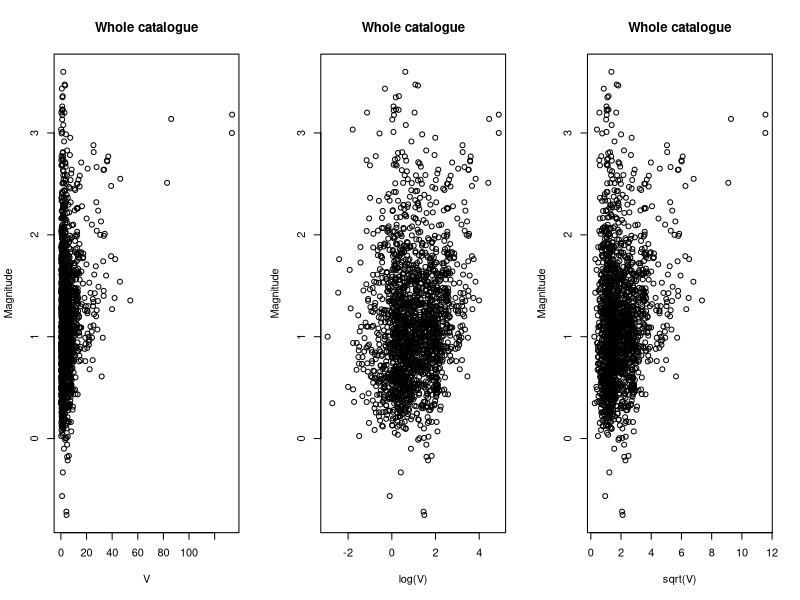

R code for this plot: (Note: this script raises an error after producing the figure.)
geophones <- read.csv("Data/Geophones/Geophones_processed_03-07-2024.csv", header=T, row.names = 1)
gron_eq_cat <- read.csv("Data/Events/gr_earthquakes_after_geophone_start_20240104.csv", header=T, row.names = 1)

#Functions for third distance calculations

euclid_dist<- function(eq_locations, geo_coords){
  dist <- apply(eq_locations, 1, function(x,z){sqrt(((x[[1]]-z[[1]])/1000)^2+((x[[2]]-z[[2]])/1000)^2)}, z=geo_coords)
  return(dist)
}

geo_current <- function(geophones, date){
  indices_current <- which(geophones$Start_date <= date & geophones$End_date >= date)
  current_geophones <- geophones[indices_current,]
  current_geo_coords <- data.frame(X=current_geophones$Xcoord, Y=current_geophones$Ycoord)
  return(current_geo_coords)
}

distance_to_third_nearest <- function(eq_cat, geophones){
  third_distances <- numeric(nrow(eq_cat))
  for(i in 1:nrow(eq_cat)){
    eq_cat_current <- eq_cat[i,]
    current_geo_coords <- geo_current(geophones,eq_cat_current$Date)
    eq_loc_current <- data.frame(X=eq_cat_current$Easting, Y=eq_cat_current$Northing)
    distances <- euclid_dist(eq_loc_current, current_geo_coords)
    third_distances[i] <- sort(distances)[3]
  }
  return(third_distances)
}

#####---- Move below to EDA??? ---#######

gron_eq_cat$V <- distance_to_third_nearest(gron_eq_cat, geophones)

dev.new(width=30, height=10,noRStudioGD = TRUE)
par(mfrow=c(1,3),bg='transparent')
plot(gron_eq_cat$V, gron_eq_cat$Magnitude, xlab = "V", ylab = "Magnitude", main = "Whole catalogue")
plot(log(gron_eq_cat$V), gron_eq_cat$Magnitude, xlab = "log(V)", ylab = "Magnitude", main = "Whole catalogue")
plot(sqrt(gron_eq_cat$V), gron_eq_cat$Magnitude, xlab = "sqrt(V)", ylab = "Magnitude", main = "Whole catalogue")


#Splitting gas field in two
#Plotting
dev.new(width=10, height=10,noRStudioGD = TRUE)
par(mfrow=c(1,1), bg='transparent')
plot(gron_outline$X, gron_outline$Y, pch=19, col="blue",asp=1, xlab="Easting (m)", ylab = "Northing (m)")
points(gron_eq_cat$Easting, gron_eq_cat$Northing, )
y_div <- 735000 - 0.6*seq(220000, 280000, by=1)
points(seq(220000, 280000, by=1), y_div)

gron_eq_cat_upper <- gron_eq_cat[gron_eq_cat$Northing > (735000 - 0.6*gron_eq_cat$Easting),]
dev.new(width=30, height=10,noRStudioGD = TRUE)
par(mfrow=c(1,3),bg='transparent')
plot(gron_eq_cat_upper$V, gron_eq_cat_upper$Magnitude, xlab = "V", ylab = "Magnitude", main = "Upper region")
plot(log(gron_eq_cat_upper$V), gron_eq_cat_upper$Magnitude, xlab = "log(V)", ylab = "Magnitude", main = "Upper region")
plot(sqrt(gron_eq_cat_upper$V), gron_eq_cat_upper$Magnitude, xlab = "sqrt(V)", ylab = "Magnitude", main = "Upper region")

gron_eq_cat_lower <- gron_eq_cat[gron_eq_cat$Northing <= (735000 - 0.6*gron_eq_cat$Easting),]
dev.new(width=30, height=10,noRStudioGD = TRUE)
par(mfrow=c(1,3),bg='transparent')
plot(gron_eq_cat_lower$V, gron_eq_cat_lower$Magnitude, xlab = "V", ylab = "Magnitude", main = "Lower region")
plot(log(gron_eq_cat_lower$V), gron_eq_cat_lower$Magnitude, xlab = "log(V)", ylab = "Magnitude", main = "Lower region")
plot(sqrt(gron_eq_cat_lower$V), gron_eq_cat_lower$Magnitude, xlab = "sqrt(V)", ylab = "Magnitude", main = "Lower region")
